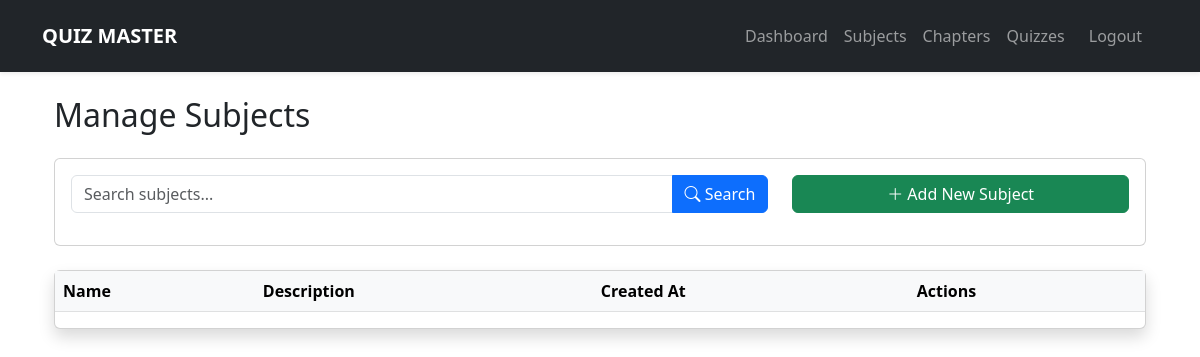
Before: /admin/subjects (signed in) with the older database file.
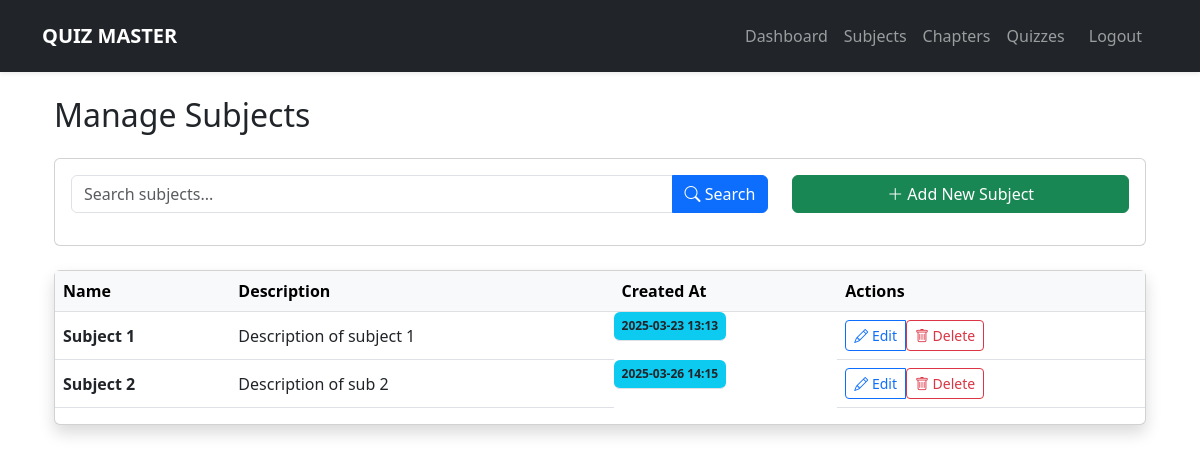
After: the same page with the newer database file.
### models.py (models this page shows)
class Subject(db.Model):
    id = db.Column(db.Integer, primary_key=True)
    name = db.Column(db.String(100), nullable=False)
    description = db.Column(db.Text)
    chapters = db.relationship('Chapter', backref='subject', lazy=True)
    created_at = db.Column(db.DateTime, default=datetime.utcnow)

### app.py (the view)
@app.route('/admin/subjects', methods=['GET', 'POST'])
@login_required
def manage_subjects():
    if not current_user.is_admin:
        return redirect(url_for('index'))
    form = SubjectForm()
    search_query = request.args.get('search', '')
    if form.validate_on_submit():
        subject = Subject(name=form.name.data, description=form.description.data)
        db.session.add(subject)
        db.session.commit()
        flash('Subject created successfully!', 'success')
        return redirect(url_for('manage_subjects'))
    query = Subject.query
    if search_query:
        query = query.filter(db.or_(
            Subject.name.ilike(f'%{search_query}%'),
            Subject.description.ilike(f'%{search_query}%')
        ))
    subjects = query.order_by(Subject.name).all()
    return render_template('admin/manage_subjects.html',
                         form=form,
                         subjects=subjects,
                         search_query=search_query)

### forms.py
class SubjectForm(FlaskForm):
    name = StringField('Subject Name', validators=[DataRequired()])
    description = TextAreaField('Description')
    submit = SubmitField('Save Subject')

### app.py (called while the page is built)
@app.template_filter('datetimeformat')
def datetimeformat(value, fmt='%Y-%m-%d %H:%M'):
    if not value:
        return ""
    try:
        return value.strftime(fmt)
    except AttributeError:
        return ""

@login_manager.user_loader
def load_user(user_id):
    return User.query.get(int(user_id))

### templates/admin/manage_subjects.html (shortened to what this page needs)
{% extends "base.html" %}
{% block content %}
<div class="container-fluid">
    <h2 class="mb-4">Manage Subjects</h2>
    <div class="card mb-4">
        <div class="card-body">
            <div class="row">
                <div class="col-md-8">
                    <form method="GET" class="mb-3">
                        <div class="input-group">
                            <input type="text" class="form-control"
                                   name="search"
                                   placeholder="Search subjects..."
                                   value="{{ search_query }}">
                            <button class="btn btn-primary" type="submit">
                                <i class="bi bi-search"></i> Search
                            </button>
                        </div>
                    </form>
                </div>
                <div class="col-md-4">
                    <button class="btn btn-success w-100"
                            data-bs-toggle="modal"
                            data-bs-target="#newSubjectModal">
                        <i class="bi bi-plus-lg"></i> Add New Subject
                    </button>
                </div>
            </div>
        </div>
    </div>
    <div class="card shadow">
        <div class="card-body p-0">
            <div class="table-responsive">
                <table class="table table-hover align-middle">
                    <thead class="table-light">
                        <tr>
                            <th>Name</th>
                            <th>Description</th>
                            <th>Created At</th>
                            <th>Actions</th>
                        </tr>
                    </thead>
                    <tbody>
                        {% for subject in subjects %}
                        <tr>
                            <td class="fw-bold">{{ subject.name }}</td>
                            <td>{{ subject.description|truncate(100) }}</td>
                            <td class="badge bg-info">{{ subject.created_at|datetimeformat }}</td>
                            <td>
                                <div class="btn-group">
                                    <button class="btn btn-sm btn-outline-primary"
                                            data-bs-toggle="modal"
                                            data-bs-target="#editSubjectModal{{ subject.id }}">
                                        <i class="bi bi-pencil"></i> Edit
                                    </button>
                                    <form method="POST"
                                          action="{{ url_for('delete_subject', subject_id=subject.id) }}">
                                        <button type="submit" class="btn btn-sm btn-outline-danger"
                                                onclick="return confirm('Delete this subject and all related content?')">
                                            <i class="bi bi-trash"></i> Delete
                                        </button>
                                    </form>
                                </div>
                            </td>
                        </tr>
                        {% endfor %}
                    </tbody>
                </table>
            </div>
        </div>
    </div>
</div>
{% endblock %}

Changed rows visible on the page:
added Subject: name "Subject 1", description "Description of subject 1", created_at "2025-03-23 13:13"
added Subject: name "Subject 2", description "Description of sub 2", created_at "2025-03-26 14:15"
